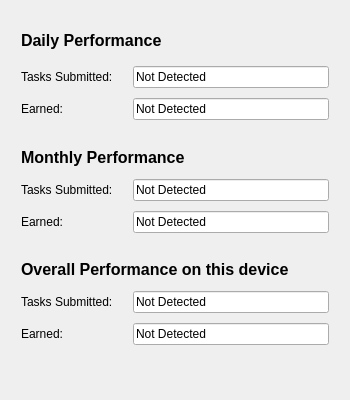
<?xml version="1.0" encoding="UTF-8"?>
<ui version="4.0">
 <class>earning_stats</class>
 <widget class="QDialog" name="earning_stats">
  <property name="geometry">
   <rect>
    <x>0</x>
    <y>0</y>
    <width>350</width>
    <height>400</height>
   </rect>
  </property>
  <property name="minimumSize">
   <size>
    <width>350</width>
    <height>400</height>
   </size>
  </property>
  <property name="maximumSize">
   <size>
    <width>350</width>
    <height>400</height>
   </size>
  </property>
  <property name="windowTitle">
   <string>Performance Statistics</string>
  </property>
  <layout class="QVBoxLayout" name="verticalLayout_3">
   <property name="bottomMargin">
    <number>20</number>
   </property>
   <item>
    <layout class="QVBoxLayout" name="verticalLayout_2">
     <item>
      <layout class="QVBoxLayout" name="verticalLayout">
       <property name="spacing">
        <number>0</number>
       </property>
       <property name="leftMargin">
        <number>10</number>
       </property>
       <property name="topMargin">
        <number>10</number>
       </property>
       <property name="rightMargin">
        <number>10</number>
       </property>
       <property name="bottomMargin">
        <number>10</number>
       </property>
       <item>
        <widget class="QLabel" name="label_2">
         <property name="minimumSize">
          <size>
           <width>0</width>
           <height>35</height>
          </size>
         </property>
         <property name="maximumSize">
          <size>
           <width>16777215</width>
           <height>30</height>
          </size>
         </property>
         <property name="font">
          <font>
           <pointsize>12</pointsize>
           <bold>true</bold>
          </font>
         </property>
         <property name="text">
          <string>Daily Performance</string>
         </property>
        </widget>
       </item>
       <item>
        <layout class="QGridLayout" name="gridLayout_3">
         <property name="topMargin">
          <number>10</number>
         </property>
         <property name="bottomMargin">
          <number>25</number>
         </property>
         <property name="horizontalSpacing">
          <number>20</number>
         </property>
         <property name="verticalSpacing">
          <number>10</number>
         </property>
         <item row="0" column="1">
          <widget class="QLineEdit" name="daily_tasks">
           <property name="text">
            <string>Not Detected</string>
           </property>
           <property name="readOnly">
            <bool>true</bool>
           </property>
          </widget>
         </item>
         <item row="1" column="0">
          <widget class="QLabel" name="label">
           <property name="text">
            <string>Earned:</string>
           </property>
          </widget>
         </item>
         <item row="1" column="1">
          <widget class="QLineEdit" name="daily_earned">
           <property name="text">
            <string>Not Detected</string>
           </property>
           <property name="readOnly">
            <bool>true</bool>
           </property>
          </widget>
         </item>
         <item row="0" column="0">
          <widget class="QLabel" name="label_3">
           <property name="text">
            <string>Tasks Submitted:</string>
           </property>
          </widget>
         </item>
        </layout>
       </item>
       <item>
        <widget class="QLabel" name="label_4">
         <property name="maximumSize">
          <size>
           <width>16777215</width>
           <height>30</height>
          </size>
         </property>
         <property name="font">
          <font>
           <pointsize>12</pointsize>
           <bold>true</bold>
          </font>
         </property>
         <property name="text">
          <string>Monthly Performance</string>
         </property>
        </widget>
       </item>
       <item>
        <layout class="QGridLayout" name="gridLayout_2">
         <property name="topMargin">
          <number>10</number>
         </property>
         <property name="bottomMargin">
          <number>25</number>
         </property>
         <property name="horizontalSpacing">
          <number>20</number>
         </property>
         <property name="verticalSpacing">
          <number>10</number>
         </property>
         <item row="1" column="1">
          <widget class="QLineEdit" name="monthly_earned">
           <property name="text">
            <string>Not Detected</string>
           </property>
           <property name="readOnly">
            <bool>true</bool>
           </property>
          </widget>
         </item>
         <item row="0" column="1">
          <widget class="QLineEdit" name="monthly_tasks">
           <property name="text">
            <string>Not Detected</string>
           </property>
           <property name="readOnly">
            <bool>true</bool>
           </property>
          </widget>
         </item>
         <item row="1" column="0">
          <widget class="QLabel" name="label_5">
           <property name="text">
            <string>Earned:</string>
           </property>
          </widget>
         </item>
         <item row="0" column="0">
          <widget class="QLabel" name="label_6">
           <property name="text">
            <string>Tasks Submitted:</string>
           </property>
          </widget>
         </item>
        </layout>
       </item>
       <item>
        <widget class="QLabel" name="label_7">
         <property name="maximumSize">
          <size>
           <width>16777215</width>
           <height>30</height>
          </size>
         </property>
         <property name="font">
          <font>
           <pointsize>12</pointsize>
           <bold>true</bold>
          </font>
         </property>
         <property name="text">
          <string>Overall Performance on this device</string>
         </property>
        </widget>
       </item>
       <item>
        <layout class="QGridLayout" name="gridLayout">
         <property name="topMargin">
          <number>10</number>
         </property>
         <property name="bottomMargin">
          <number>25</number>
         </property>
         <property name="horizontalSpacing">
          <number>20</number>
         </property>
         <property name="verticalSpacing">
          <number>10</number>
         </property>
         <item row="0" column="0">
          <widget class="QLabel" name="label_8">
           <property name="text">
            <string>Tasks Submitted:</string>
           </property>
          </widget>
         </item>
         <item row="0" column="1">
          <widget class="QLineEdit" name="overall_tasks">
           <property name="text">
            <string>Not Detected</string>
           </property>
           <property name="readOnly">
            <bool>true</bool>
           </property>
          </widget>
         </item>
         <item row="1" column="0">
          <widget class="QLabel" name="label_9">
           <property name="text">
            <string>Earned:</string>
           </property>
          </widget>
         </item>
         <item row="1" column="1">
          <widget class="QLineEdit" name="overall_earned">
           <property name="text">
            <string>Not Detected</string>
           </property>
           <property name="readOnly">
            <bool>true</bool>
           </property>
          </widget>
         </item>
        </layout>
       </item>
      </layout>
     </item>
    </layout>
   </item>
  </layout>
 </widget>
 <resources/>
 <connections/>
</ui>
